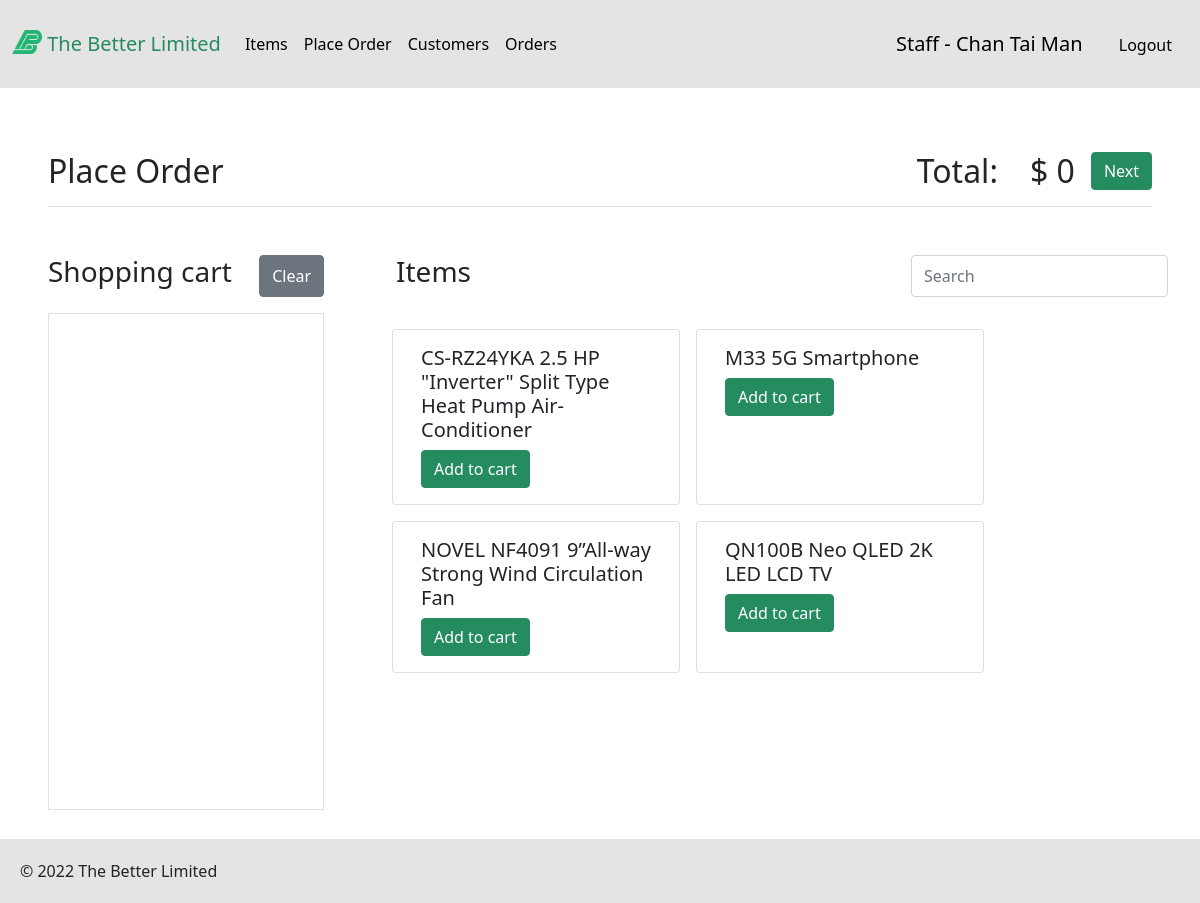
/pages/placeorder.php (signed in), run on the app's committed database.
### tables this page shows
CREATE TABLE `Item` (
  `itemID` int(11) NOT NULL,
  `itemName` varchar(255) NOT NULL,
  `itemDescription` text DEFAULT NULL,
  `stockQuantity` int(11) NOT NULL DEFAULT 0,
  `price` double NOT NULL
);

### web/pages/placeorder.php (the view, shortened to what this page needs)
<?php
    $conn = get_db_connection();
?>
<!DOCTYPE html>
<html lang="en">
    <head>
        <link rel="stylesheet" href="../css/bootstrap.css" />
        <link rel="stylesheet" href="../css/style.css" />
    </head>
    <body onload="w3.includeHTML();">
        <?php include "header.php"; ?>
        <div class="m-5 py-3 border-bottom">
            <span class="h2">Place Order</span>
            <a href="#">
                <button
                    class="btn btn-primary float-end"
                    onclick="check_cart_isempty()"
                >
                    <span class="text-white">Next</span>
                </button>
            </a>
            <span class="h2 float-end mx-3"> $ <span id="price">0</span> </span>
            <span class="h2 float-end mx-3"> Total: </span>
        </div>
        <div class="row w-100 mb-5 pb-5" style="height: 75vh" style="position: relative">
            <div class="col-3 h-100 mx-5" style="margin-left: 25px;">
                <div
                    class="d-flex align-content-center justify-content-between mb-3"
                >
                    <h3>Shopping cart</h3>
                    <button class="btn btn-secondary" onclick="clearCart();">
                        <a
                            href="#"
                            class="text-white text-decoration-none"
                            >Clear</a
                        >
                    </button>
                </div>
                <div class="border border-1" style="height:90%; overflow-y:auto">
                </div>
            </div>
            <div class="col h-100">
                <div class="d-flex justify-content-between">
                    <h3>Items</h3>
                    <div class="d-flex" role="search">
                        <input
                            class="form-control me-2"
                            type="text"
                            placeholder="Search"
                            name="name"
                            aria-label="Search"
                            oninput="search()"
                        />
                    </div>
                </div>
                <div class="row mt-4" id="items_list" style="overflow-y:auto">
                <?php
                    $sql = "SELECT * FROM `Item` ORDER BY itemName ASC";
                    $res = mysqli_query($conn, $sql);
                    while($row = mysqli_fetch_assoc($res))
                    {
                        $item_name = $row['itemName'];
                        $item_name =  str_replace("\"", " ", $item_name);
                        echo <<<EOF
                            <div class="card col-3 mx-2 my-2" style="width: 18rem">
                                <div class="card-body">
                                    <h5 class="card-title">
                                        {$row['itemName']}
                                    </h5>
                                    <input type="hidden" value="{$row['stockQuantity']}" name="{$row['itemID']}_stock">
                                    <a
                                        href="#"
                                        class="btn btn-primary text-white"
                                        onclick="addToCart('{$row['itemID']}' , '$item_name' , '{$row['price']}')"
                                        >Add to cart</a
                                    >
                                </div>
                            </div>
                        EOF;
                    }
                ?>
                </div>
            </div>
        </div>
    </body>
</html>

### data on the page
item: itemName "CS-RZ24YKA 2.5 HP \"Inverter\" Split Type Heat Pump Air-Conditioner"
item: itemName "M33 5G Smartphone"
item: itemName "NOVEL NF4091 9”All-way Strong Wind Circulation Fan"
item: itemName "QN100B Neo QLED 2K LED LCD TV"

### other printed values
$_SESSION['position'] "Staff"
$_SESSION['staff_name'] "Chan Tai Man"
